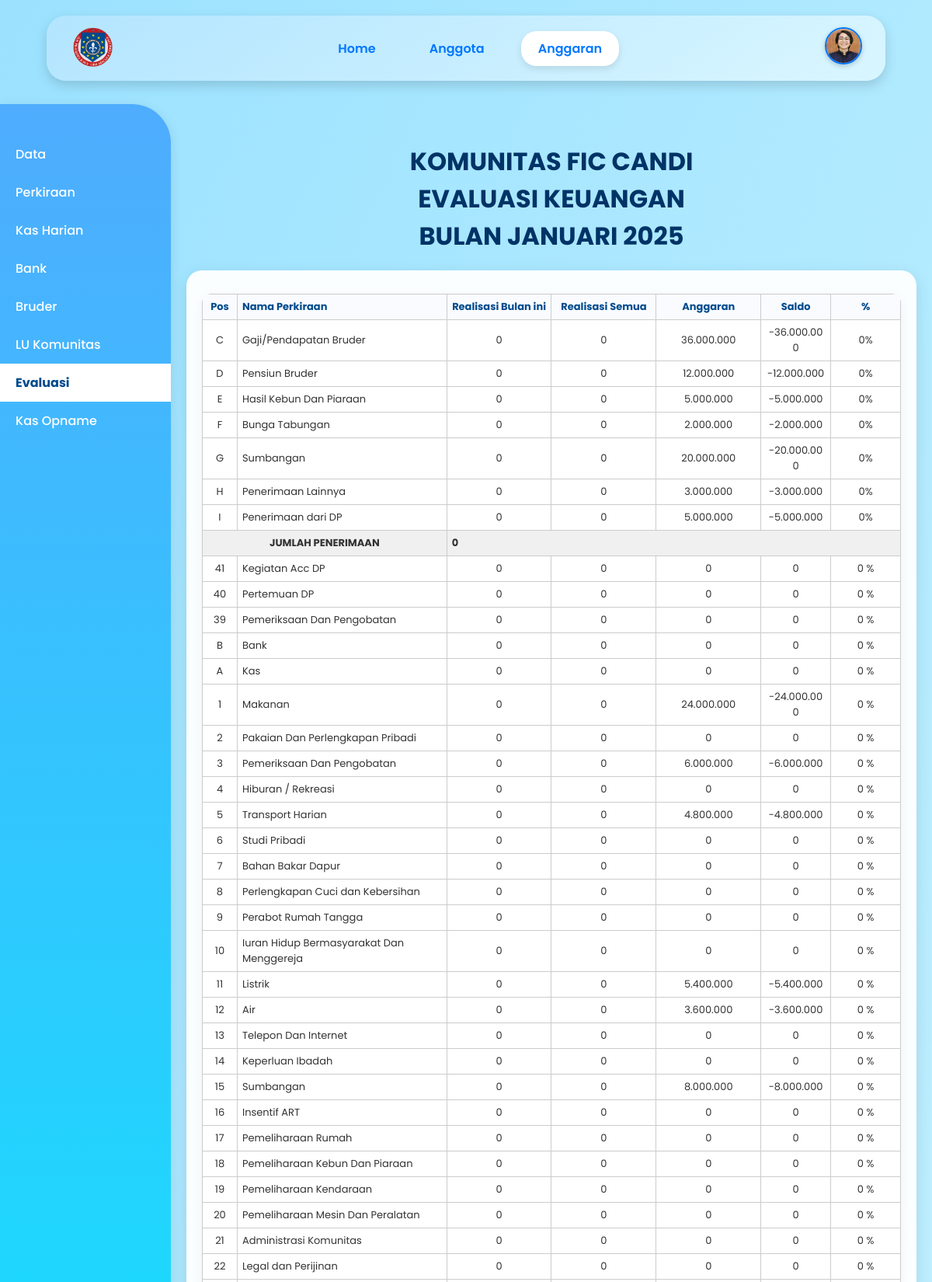
The app's page /anggaran_eco_evaluasi.php (signed in, upper part) with its own data.
### tables this page shows
CREATE TABLE `data_bruder` (
  `ID_bruder` int(11) NOT NULL,
  `nama_bruder` varchar(100) DEFAULT NULL,
  `gambar_bruder` varchar(255) DEFAULT NULL,
  `ttl_bruder` date DEFAULT NULL,
  `alamat_bruder` text DEFAULT NULL,
  `tahun_masuk_postulan` year(4) DEFAULT NULL,
  `tahun_prasetia_pertama` year(4) DEFAULT NULL,
  `tahun_kaul_kekal` year(4) DEFAULT NULL,
  `riwayat_tugas` text DEFAULT NULL,
  `unit_kerja` varchar(100) DEFAULT NULL,
  `alamat` varchar(255) DEFAULT NULL,
  `no_telp` varchar(20) DEFAULT NULL,
  `email` varchar(100) DEFAULT NULL,
  `foto` varchar(100) DEFAULT NULL
);

CREATE TABLE `2_perkiraan` (
  `ID_pos` varchar(5) NOT NULL,
  `kode` varchar(50) DEFAULT NULL,
  `akun` varchar(100) DEFAULT NULL,
  `posisi` varchar(50) DEFAULT NULL
);

CREATE TABLE `1_data` (
  `id_anggaran` int(11) NOT NULL,
  `nama_pemimpinlokal` varchar(100) NOT NULL,
  `nama_bendaharakomunitas` varchar(100) NOT NULL,
  `nama_kota` enum('Jakarta','Bandung','Yogyakarta','Semarang') NOT NULL,
  `pos_A` decimal(10,2) DEFAULT 0.00,
  `pos_B` decimal(10,2) DEFAULT 0.00,
  `pos_C` decimal(15,2) DEFAULT 0.00,
  `pos_D` decimal(15,2) DEFAULT 0.00,
  `pos_E` decimal(15,2) DEFAULT 0.00,
  `pos_F` decimal(15,2) DEFAULT 0.00,
  `pos_G` decimal(15,2) DEFAULT 0.00,
  `pos_H` decimal(15,2) DEFAULT 0.00,
  `pos_I` decimal(15,2) DEFAULT 0.00,
  `pos_1` decimal(15,2) DEFAULT 0.00,
  `pos_2` decimal(15,2) DEFAULT 0.00,
  `pos_3` decimal(15,2) DEFAULT 0.00,
  `pos_4` decimal(15,2) DEFAULT 0.00,
  `pos_5` decimal(15,2) DEFAULT 0.00,
  `pos_6` decimal(15,2) DEFAULT 0.00,
  `pos_7` decimal(15,2) DEFAULT 0.00,
  `pos_8` decimal(15,2) DEFAULT 0.00,
  `pos_9` decimal(15,2) DEFAULT 0.00,
  `pos_10` decimal(15,2) DEFAULT 0.00,
  `pos_11` decimal(15,2) DEFAULT 0.00,
  `pos_12` decimal(15,2) DEFAULT 0.00,
  `pos_13` decimal(15,2) DEFAULT 0.00,
  `pos_14` decimal(15,2) DEFAULT 0.00,
  `pos_15` decimal(15,2) DEFAULT 0.00,
  `pos_16` decimal(15,2) DEFAULT 0.00,
  `pos_17` decimal(15,2) DEFAULT 0.00,
  `pos_18` decimal(15,2) DEFAULT 0.00,
  `pos_19` decimal(15,2) DEFAULT 0.00,
  `pos_20` decimal(15,2) DEFAULT 0.00,
  `pos_21` decimal(15,2) DEFAULT 0.00,
  `pos_22` decimal(15,2) DEFAULT 0.00,
  `pos_23` decimal(15,2) DEFAULT 0.00,
  `pos_24` decimal(15,2) DEFAULT 0.00,
  `pos_25` decimal(15,2) DEFAULT 0.00,
  `pos_26` decimal(15,2) DEFAULT 0.00,
  `pos_27` decimal(15,2) DEFAULT 0.00,
  `pos_28` decimal(15,2) DEFAULT 0.00,
  `pos_29` decimal(15,2) DEFAULT 0.00,
  `pos_30` decimal(15,2) DEFAULT 0.00,
  `pos_31` decimal(15,2) DEFAULT 0.00,
  `pos_32` decimal(15,2) DEFAULT 0.00,
  `pos_33` decimal(15,2) DEFAULT 0.00,
  `pos_34` decimal(15,2) DEFAULT 0.00,
  `pos_35` decimal(15,2) DEFAULT 0.00,
  `pos_36` decimal(15,2) DEFAULT 0.00,
  `pos_37` decimal(15,2) DEFAULT 0.00,
  `pos_38` decimal(15,2) DEFAULT 0.00,
  `jumlah_penerimaan` decimal(15,2) DEFAULT 0.00,
  `jumlah_beban` decimal(15,2) DEFAULT 0.00
);

### anggaran_eco_evaluasi.php (the view, shortened to what this page needs)
<?php
try {
    $pdo = new PDO("mysql:host=localhost;dbname=ibd_kelompok6_brd", "root", "");
    $pdo->setAttribute(PDO::ATTR_ERRMODE, PDO::ERRMODE_EXCEPTION);
    $stmt = $pdo->prepare("
        SELECT db.foto
        FROM login_bruder lb
        LEFT JOIN data_bruder db ON lb.ID_bruder = db.ID_bruder
        WHERE lb.ID_bruder = ?
    ");
    $stmt->execute([$_SESSION['ID_bruder']]);
    $user = $stmt->fetch(PDO::FETCH_ASSOC);
    $foto = !empty($user['foto']) ? $user['foto'] : 'default.png';
} catch (PDOException $e) {
    die("Koneksi atau query gagal: " . $e->getMessage());
}
?>
<!DOCTYPE html>
<html lang="id">
<head>
</head>
<body>
    <header>
        <img src="foto/logo.png" alt="Logo" class="logo">
        <nav>
            <a href="dashboard_eco.php">Home</a>
            <a href="anggota.php">Anggota</a>
            <a href="anggaran_eco.php" class="active">Anggaran</a>
        </nav>
        <div class="profile-wrapper" onclick="toggleDropdown()">
            <img src="foto/<?= htmlspecialchars($foto) ?>" alt="Profile" class="profile-pic">
        </div>
    </header>
    <div class="container">
        <div class="sidebar">
            <a href="anggaran_eco.php">Data</a>
            <a href="anggaran_eco_perkiraan.php">Perkiraan</a>
            <a href="anggaran_eco_kas.php">Kas Harian</a>
            <a href="anggaran_eco_bank.php">Bank</a>
            <a href="anggaran_eco_bruder.php">Bruder</a>
            <a href="anggaran_eco_lu.php">LU Komunitas</a>
            <a href="anggaran_eco_evaluasi.php" class="active">Evaluasi</a>
            <a href="anggaran_eco_opname.php">Kas Opname</a>
        </div>
        <div class="main">
            <main>
                <h1>KOMUNITAS FIC CANDI<br>EVALUASI KEUANGAN<br>BULAN JANUARI 2025</h1>
                <div class="card">
                <?php
                    $id_anggaran = 1;
                    $bulan = 1;
                    $tahun = 2025;
                    $anggaranStmt = $pdo->prepare("SELECT * FROM 1_data WHERE id_anggaran = ?");
                    $anggaranStmt->execute([$id_anggaran]);
                    $anggaran = $anggaranStmt->fetch(PDO::FETCH_ASSOC);
                    $stmt = $pdo->prepare("
                        SELECT p.ID_pos, p.akun,
                            COALESCE(SUM(CASE WHEN MONTH(lu.tgl_transaksi)=? AND YEAR(lu.tgl_transaksi)=? THEN lu.nominal_pemasukan - lu.nominal_pengeluaran END),0) AS realisasi_bulan,
                            COALESCE(SUM(lu.nominal_pemasukan - lu.nominal_pengeluaran),0) AS realisasi_total
                        FROM 2_perkiraan p
                        LEFT JOIN 6_lu_komunitas lu ON p.ID_pos = lu.id_pos
                        GROUP BY p.ID_pos, p.akun
                        ORDER BY FIELD(p.ID_pos,'C','D','E','F','G','H','I',
                                                '1','2','3','4','5','6','7','8','9','10',
                                                '11','12','13','14','15','16','17','18','19','20',
                                                '21','22','23','24','25','26','27','28','29','30',
                                                '31','32','33','34','35','36','37','38')
                    ");
                    $stmt->execute([$bulan,$tahun]);
                    $rows = $stmt->fetchAll(PDO::FETCH_ASSOC);
                    function getAnggaran($id, $anggaran) {
                        $col = "pos_".$id;
                        return isset($anggaran[$col]) ? $anggaran[$col] : 0;
                    }
                    $penerimaan = array_filter($rows, fn($r) => in_array($r['ID_pos'], ['C','D','E','F','G','H','I']));
                    $pengeluaran = array_filter($rows, fn($r) => !in_array($r['ID_pos'], ['C','D','E','F','G','H','I']));
                    $total_penerimaan = $total_pengeluaran = 0;
                ?>
                <table>
                <tr>
                    <th>Pos</th>
                    <th>Nama Perkiraan</th>
                    <th>Realisasi Bulan ini</th>
                    <th>Realisasi Semua</th>
                    <th>Anggaran</th>
                    <th>Saldo</th>
                    <th>%</th>
                </tr>
                <?php foreach($penerimaan as $r):
                        $id = $r['ID_pos'];
                        $realisasi_bulan = $r['realisasi_bulan'];
                        $realisasi_total = $r['realisasi_total'];
                        $ang = getAnggaran($id, $anggaran);
                        $saldo = $realisasi_total - $ang;
                        $persen = $ang > 0 ? round(($realisasi_total / $ang) * 100,2) : 0;
                        $total_penerimaan += $realisasi_total;
                ?>
                <tr>
                    <td><?= $id ?></td>
                    <td style="text-align:left;"><?= $r['akun'] ?></td>
                    <td><?= number_format($realisasi_bulan,0,',','.') ?></td>
                    <td><?= number_format($realisasi_total,0,',','.') ?></td>
                    <td><?= number_format($ang,0,',','.') ?></td>
                    <td><?= number_format($saldo,0,',','.') ?></td>
                    <td><?= $persen ?>%</td>
                </tr>
                <?php endforeach; ?>
                <tr style="font-weight:bold; background:#f0f0f0;">
                    <td colspan="2">JUMLAH PENERIMAAN</td>
                    <td colspan="5"><?= number_format($total_penerimaan,0,',','.') ?></td>
                </tr>
                <?php foreach($pengeluaran as $r):
                        $id = $r['ID_pos'];
                        $realisasi_bulan = $r['realisasi_bulan'];
                        $realisasi_total = $r['realisasi_total'];
                        $ang = getAnggaran($id, $anggaran);
                        $saldo = $realisasi_total - $ang;
                        $persen = $ang > 0 ? round(($realisasi_total / $ang) * 100,2) : 0;
                ?>
                <tr>
                    <td><?= $id ?></td>
                    <td style="text-align:left;"><?= $r['akun'] ?></td>
                    <td><?= number_format($realisasi_bulan,0,',','.') ?></td>
                    <td><?= number_format($realisasi_total,0,',','.') ?></td>
                    <td><?= number_format($ang,0,',','.') ?></td>
                    <td><?= number_format($saldo,0,',','.') ?></td>
                    <td><?= $persen ?> %</td>
                </tr>
                <?php endforeach; ?>
                </table>
                <br>
                </div>
            </main>
        </div>
    </div>
</body>
</html>

### anggaran_eco_evaluasi.php (style rules this page uses)
* { margin: 0; padding: 0; box-sizing: border-box; }
body { font-family: 'Poppins', sans-serif; background: linear-gradient(to bottom right, #9be2ff, #c4f1ff); color: #333; }
header { background: linear-gradient(145deg, #b3e5ff, #d9f6ff); box-shadow: 0 6px 15px rgba(0, 0, 0, 0.15); padding: 12px 30px; display: flex; align-items: center; justify-content: space-between; position: sticky; top: 0; z-index: 1000; border-radius: 25px; margin: 20px auto; width: 90%; }
.logo { height: 60px; }
nav { display: flex; gap: 25px; }
nav a { color: #0077ff; font-weight: 600; text-decoration: none; padding: 10px 22px; border-radius: 20px; transition: all 0.3s ease; }
nav a.active { background: white; color: #0077ff; box-shadow: 0 4px 10px rgba(0, 0, 0, 0.1); }
.profile-wrapper { position: relative; cursor: pointer; }
.profile-pic { width: 48px; height: 48px; border-radius: 50%; object-fit: cover; border: 2px solid #0077ff; box-shadow: 0 2px 6px rgba(0, 0, 0, 0.2); }
main { padding: 40px 20px; max-width: 1200px; margin: auto; text-align: center; }
.sidebar { width: 220px; background: linear-gradient(180deg, #4facfe, #00f2fe); color: white; min-height: 100vh; padding: 40px 0; flex-shrink: 0; margin-top: 10px; border-top-right-radius: 50px; box-shadow: 0 4px 15px rgba(0,0,0,0.1); }
.sidebar a { display: block; padding: 12px 20px; color: white; text-decoration: none; font-weight: 500; transition: all 0.3s ease; }
.sidebar a.active { background: white; color: #004b8d; font-weight: bold; }
.main { flex: 1; }
.card { background: rgba(255, 255, 255, 0.95); padding: 20px; border-radius: 20px; box-shadow: 0 6px 20px rgba(0, 0, 0, 0.1); margin-top: 20px; }
h1, h2 { text-align: center; margin: 20px 0; color: #003366; }
table { width: 100%; border-collapse: collapse; table-layout: fixed; margin-top: 10px; background: white; border-radius: 12px; overflow: hidden; box-shadow: 0 4px 15px rgba(0,0,0,0.05); }
th, td { border: 1px solid #e0e0e0; padding: 8px; text-align: center; font-size: 14px; word-wrap: break-word; }
th { background: #f9fbff; color: #004b8d; }
.container { display: flex; min-height: 100vh; }
th:nth-child(1), td:nth-child(1) { width: 8%; }
th:nth-child(2), td:nth-child(2) { width: 12%; }
th:nth-child(3), td:nth-child(3) { width: 40%; }
th:nth-child(4), td:nth-child(4) { width: 20%; }
th:nth-child(5), td:nth-child(5) { width: 20%; }
table { width: 100%; border-collapse: collapse; table-layout: fixed; }
th, td { border: 1px solid #ccc; padding: 6px; text-align: center; font-size: 13px; word-wrap: break-word; vertical-align: middle; }
th:nth-child(1), td:nth-child(1) { width: 5%; }
th:nth-child(2), td:nth-child(2) { width: 30%; text-align:left; }
th:nth-child(3), td:nth-child(3) { width: 15%; }
th:nth-child(4), td:nth-child(4) { width: 15%; }
th:nth-child(5), td:nth-child(5) { width: 15%; }
th:nth-child(6), td:nth-child(6) { width: 10%; }
th:nth-child(7), td:nth-child(7) { width: 10%; }

### records on screen
data_bruder: foto (picture)
2_perkiraan: ID_pos "C", akun "Gaji/Pendapatan Bruder", realisasi_bulan "0", realisasi_total "0", ID_pos.pos_C "36.000.000", saldo "-36.000.000", persen "0"
2_perkiraan: ID_pos "D", akun "Pensiun Bruder", realisasi_bulan "0", realisasi_total "0", ID_pos.pos_D "12.000.000", saldo "-12.000.000", persen "0"
2_perkiraan: ID_pos "E", akun "Hasil Kebun Dan Piaraan", realisasi_bulan "0", realisasi_total "0", ID_pos.pos_E "5.000.000", saldo "-5.000.000", persen "0"
2_perkiraan: ID_pos "F", akun "Bunga Tabungan", realisasi_bulan "0", realisasi_total "0", ID_pos.pos_F "2.000.000", saldo "-2.000.000", persen "0"
2_perkiraan: ID_pos "G", akun "Sumbangan", realisasi_bulan "0", realisasi_total "0", ID_pos.pos_G "20.000.000", saldo "-20.000.000", persen "0"
2_perkiraan: ID_pos "H", akun "Penerimaan Lainnya", realisasi_bulan "0", realisasi_total "0", ID_pos.pos_H "3.000.000", saldo "-3.000.000", persen "0"
2_perkiraan: ID_pos "I", akun "Penerimaan dari DP", realisasi_bulan "0", realisasi_total "0", ID_pos.pos_I "5.000.000", saldo "-5.000.000", persen "0"
2_perkiraan: ID_pos "41", akun "Kegiatan Acc DP", realisasi_bulan "0", realisasi_total "0", ID_pos "0", saldo "0"
2_perkiraan: ID_pos "40", akun "Pertemuan DP", realisasi_bulan "0", realisasi_total "0", ID_pos "0", saldo "0"
2_perkiraan: ID_pos "39", akun "Pemeriksaan Dan Pengobatan", realisasi_bulan "0", realisasi_total "0", ID_pos "0", saldo "0"
2_perkiraan: ID_pos "B", akun "Bank", realisasi_bulan "0", realisasi_total "0", ID_pos.pos_B "0", saldo "0"
2_perkiraan: ID_pos "A", akun "Kas", realisasi_bulan "0", realisasi_total "0", ID_pos.pos_A "0", saldo "0"
2_perkiraan: ID_pos "1", akun "Makanan", realisasi_bulan "0", realisasi_total "0", ID_pos.pos_1 "24.000.000", saldo "-24.000.000", persen "0"
2_perkiraan: ID_pos "2", akun "Pakaian Dan Perlengkapan Pribadi", realisasi_bulan "0", realisasi_total "0", ID_pos.pos_2 "0", saldo "0"
2_perkiraan: ID_pos "3", akun "Pemeriksaan Dan Pengobatan", realisasi_bulan "0", realisasi_total "0", ID_pos.pos_3 "6.000.000", saldo "-6.000.000", persen "0"
2_perkiraan: ID_pos "4", akun "Hiburan / Rekreasi", realisasi_bulan "0", realisasi_total "0", ID_pos.pos_4 "0", saldo "0"
2_perkiraan: ID_pos "5", akun "Transport Harian", realisasi_bulan "0", realisasi_total "0", ID_pos.pos_5 "4.800.000", saldo "-4.800.000", persen "0"
2_perkiraan: ID_pos "6", akun "Studi Pribadi", realisasi_bulan "0", realisasi_total "0", ID_pos.pos_6 "0", saldo "0"
2_perkiraan: ID_pos "7", akun "Bahan Bakar Dapur", realisasi_bulan "0", realisasi_total "0", ID_pos.pos_7 "0", saldo "0"
2_perkiraan: ID_pos "8", akun "Perlengkapan Cuci dan Kebersihan", realisasi_bulan "0", realisasi_total "0", ID_pos.pos_8 "0", saldo "0"
2_perkiraan: ID_pos "9", akun "Perabot Rumah Tangga", realisasi_bulan "0", realisasi_total "0", ID_pos.pos_9 "0", saldo "0"
2_perkiraan: ID_pos "10", akun "Iuran Hidup Bermasyarakat Dan Menggereja", realisasi_bulan "0", realisasi_total "0", ID_pos.pos_10 "0", saldo "0"
2_perkiraan: ID_pos "11", akun "Listrik", realisasi_bulan "0", realisasi_total "0", ID_pos.pos_11 "5.400.000", saldo "-5.400.000", persen "0"
2_perkiraan: ID_pos "12", akun "Air", realisasi_bulan "0", realisasi_total "0", ID_pos.pos_12 "3.600.000", saldo "-3.600.000", persen "0"
2_perkiraan: ID_pos "13", akun "Telepon Dan Internet", realisasi_bulan "0", realisasi_total "0", ID_pos.pos_13 "0", saldo "0"
2_perkiraan: ID_pos "14", akun "Keperluan Ibadah", realisasi_bulan "0", realisasi_total "0", ID_pos.pos_14 "0", saldo "0"
2_perkiraan: ID_pos "15", akun "Sumbangan", realisasi_bulan "0", realisasi_total "0", ID_pos.pos_15 "8.000.000", saldo "-8.000.000", persen "0"
2_perkiraan: ID_pos "16", akun "Insentif ART", realisasi_bulan "0", realisasi_total "0", ID_pos.pos_16 "0", saldo "0"
2_perkiraan: ID_pos "17", akun "Pemeliharaan Rumah", realisasi_bulan "0", realisasi_total "0", ID_pos.pos_17 "0", saldo "0"
2_perkiraan: ID_pos "18", akun "Pemeliharaan Kebun Dan Piaraan", realisasi_bulan "0", realisasi_total "0", ID_pos.pos_18 "0", saldo "0"
2_perkiraan: ID_pos "19", akun "Pemeliharaan Kendaraan", realisasi_bulan "0", realisasi_total "0", ID_pos.pos_19 "0", saldo "0"
2_perkiraan: ID_pos "20", akun "Pemeliharaan Mesin Dan Peralatan", realisasi_bulan "0", realisasi_total "0", ID_pos.pos_20 "0", saldo "0"
2_perkiraan: ID_pos "21", akun "Administrasi Komunitas", realisasi_bulan "0", realisasi_total "0", ID_pos.pos_21 "0", saldo "0"
2_perkiraan: ID_pos "22", akun "Legal dan Perijinan", realisasi_bulan "0", realisasi_total "0", ID_pos.pos_22 "0", saldo "0"

### other values on screen
$total_penerimaan "0"
